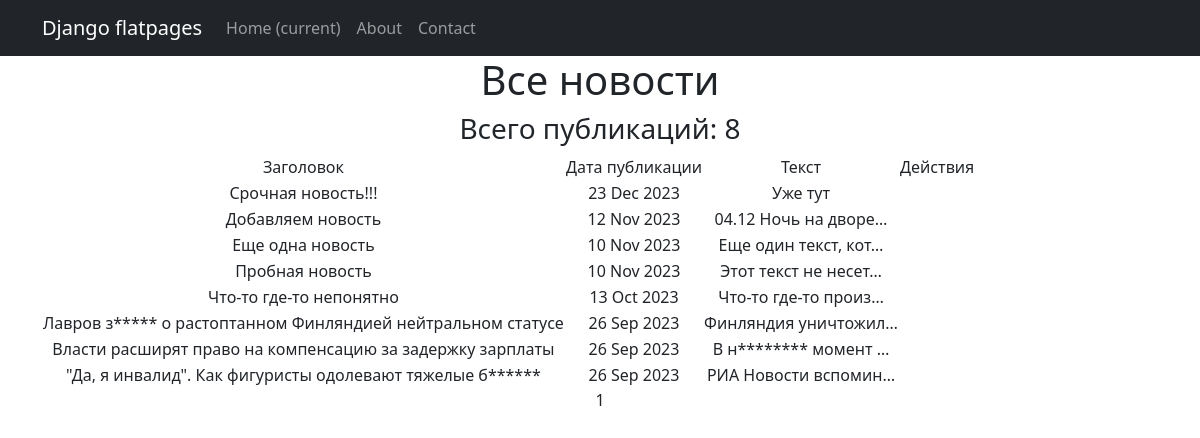
/news/ (signed in), run on an earlier commit of the app's database.
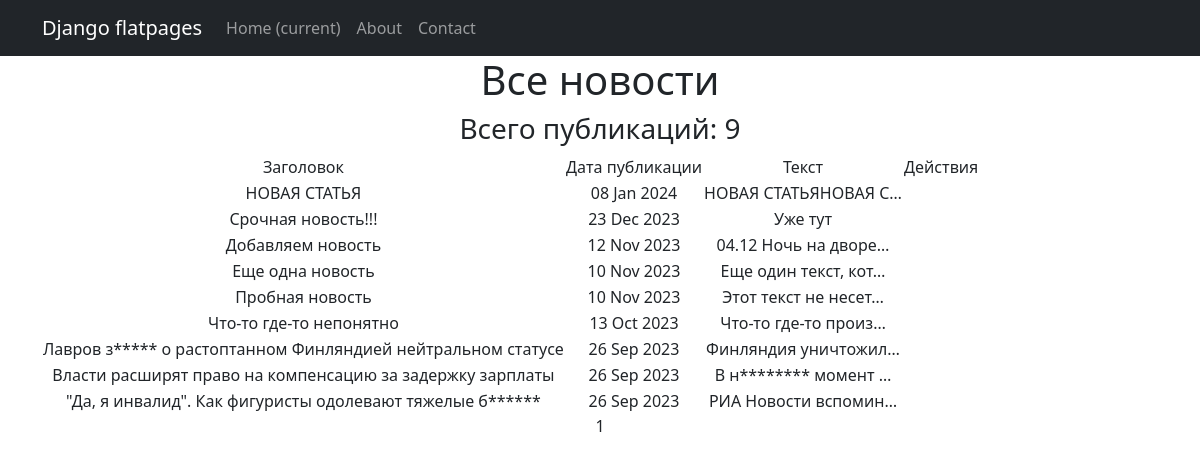
And on a later commit of the database.
### NewsPortal/models.py (models this page shows, shortened)
class Post(models.Model):
    NEWS = 'NW'
    ARTICLE = 'AR'
    CATEGORY = [(NEWS, 'Новость'),
                (ARTICLE, 'Статья')
                ]
    category_post = models.CharField(max_length=2, choices=CATEGORY, default=ARTICLE)
    date_time = models.DateTimeField(auto_now_add=True)
    title = models.CharField(max_length=255)
    text = models.TextField()
    rating = models.SmallIntegerField(default=0)
    added_at = models.DateTimeField(auto_now=True)
    author = models.ForeignKey(Author, on_delete=models.CASCADE)
    category = models.ManyToManyField(Category, through='PostCategory', related_name='article')

### NewsPortal/views.py (the view)
# urls.py: path('', PostList.as_view(), name='post_list'),
class PostList(LoginRequiredMixin, ListView):
    raise_exception = False
    model = Post
    ordering = '-date_time'
    template_name = 'news.html'
    context_object_name = 'news'
    paginate_by = 10

### NewsPortal/templatetags/custom_filters.py (called while the page is built)
@register.filter()
def censor(text):
    words = text.split()
    censor_list = []
    for word in words:
        if word.lower() in bad_words:
            censor_word = word[0] + '*' * (len(word) - 1)
            censor_list.append(censor_word)
        else:
            censor_list.append(word)
    return ' '.join(censor_list)

### templates/news.html (shortened to what this page needs)
{% extends 'flatpages/default.html' %}
{% load custom_filters %}
{% block content %}
<h1>Все новости</h1>
<h3> Всего публикаций: {{ news|length}} </h3>
    {% if news %}
        <table>
            <tr>
                <td>Заголовок</td>
                <td>Дата публикации</td>
                <td>Текст</td>
                <td>Действия</td>
            </tr>
            {% for i in news %}
            <tr>
                <td>{{ i.title|censor }}</td>
                <td>{{ i.date_time|date:'d M Y' }}</td>
                <td>{{ i.text|truncatechars:20|censor }}</td>
                <td>
                </td>
            </tr>
            {% endfor %}
        </table>
    {% else %}
        Новостей нет!
    {% endif %}
    {{ page_obj.number }}
{% endblock content %}

What changed in the data, as far as the page shows it:
added Post: title|censor "НОВАЯ СТАТЬЯ", date_time "08 Jan 2024", text|censor "НОВАЯ СТАТЬЯНОВАЯ С…"
Also different on the page:
{{ news|length }}: "8" → "9"
